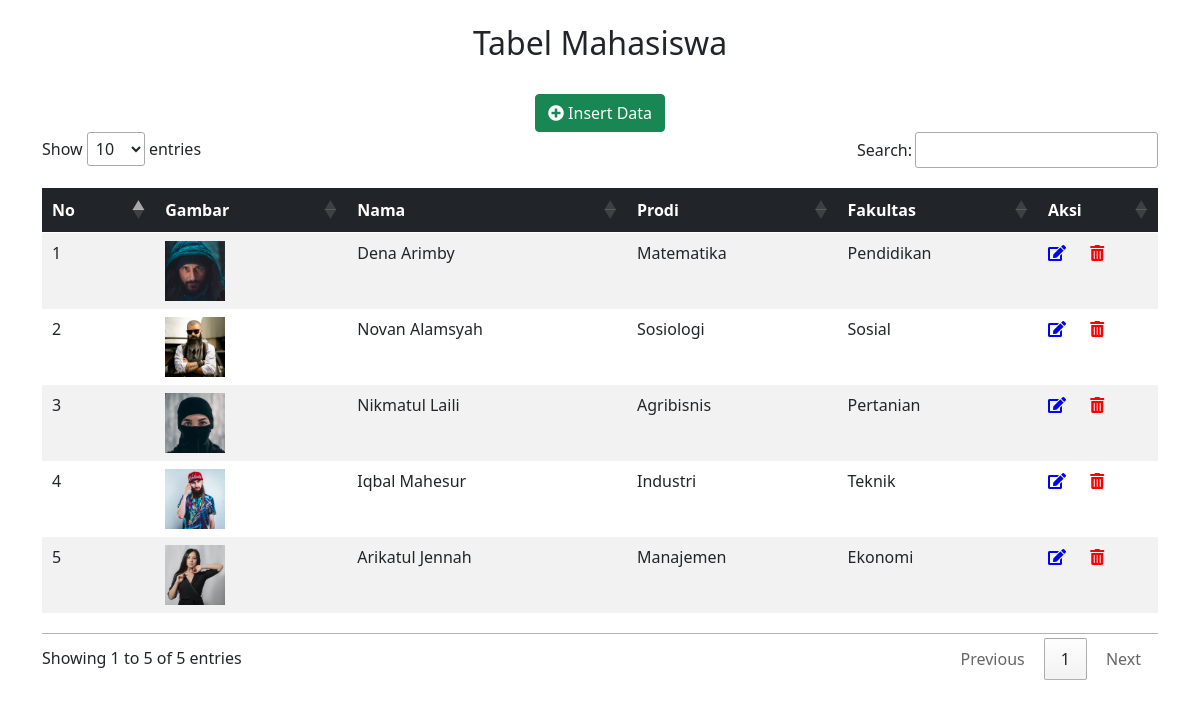
The app's page /combined.php with its own data.
### tables this page shows
CREATE TABLE `mahasiswa` (
  `id` int(11) NOT NULL,
  `gambar` varchar(40) NOT NULL,
  `nama` varchar(30) NOT NULL,
  `prodi` varchar(30) NOT NULL,
  `fakultas` varchar(30) NOT NULL
);

### combined.php (the view, shortened to what this page needs)
<?php
   require "functions.php";
   $result = $conn -> query("SELECT * FROM mahasiswa");
?>
<!DOCTYPE html>
<html lang="en">
<head>
   <link href="https://cdn.jsdelivr.net/npm/bootstrap@5.0.0-beta1/dist/css/bootstrap.min.css"
   rel="stylesheet">
   <link rel="stylesheet" href="https://cdnjs.cloudflare.com/ajax/libs/font-awesome/5.15.2/css/all.min.css">
   <link rel="stylesheet" href="https://cdn.datatables.net/1.10.23/css/jquery.dataTables.min.css">
</head>
<body>
   <div class="container mt-4">
      <h2 class="text-center">Tabel Mahasiswa</h2><br>
      <button type="button" class="btn btn-success mx-auto" data-bs-toggle="modal" data-bs-target="#create"
         style="display: block;">
         <i class="fas fa-plus-circle"></i>&nbsp;Insert Data
      </button>
      <table class="table table-striped table-borderless" id="myTable" style="padding: 20px 0;">
         <thead class="table-dark">
            <tr>
               <th>No</th>
               <th>Gambar</th>
               <th>Nama</th>
               <th>Prodi</th>
               <th>Fakultas</th>
               <th>Aksi</th>
            </tr>
         </thead>
         <tbody>
            <?php $i = 1 ?>
            <?php while($row = $result -> fetch_assoc()) : ?>
               <tr>
                  <td><?= $i++ ?></td>
                  <td><img src="img/<?= $row['gambar'] ?>" alt="Gambar" width="60"></td>
                  <td><?= $row["nama"] ?></td>
                  <td><?= $row["prodi"] ?></td>
                  <td><?= $row["fakultas"] ?></td>
                  <td width="100">
                     <a href="" data-bs-toggle="modal" data-bs-target="#id<?= $row["id"] ?>" style="text-decoration: none">
                        <i class="fas fa-edit" style="color: blue"></i>
                     </a> &emsp;
                     <a href="delete.php?id=<?= $row['id'] ?>" onclick="return confirm('Yakin?')"
                        style="text-decoration: none">
                        <i class="fas fa-trash-alt" style="color: red"></i>
                     </a>
                  </td>
               </tr>
            <?php endwhile ?>
         </tbody>
      </table>
   </div>
</body>
</html>

### records on screen
mahasiswa: gambar (picture), nama "Dena Arimby", prodi "Matematika", fakultas "Pendidikan"
mahasiswa: gambar (picture), nama "Novan Alamsyah", prodi "Sosiologi", fakultas "Sosial"
mahasiswa: gambar (picture), nama "Nikmatul Laili", prodi "Agribisnis", fakultas "Pertanian"
mahasiswa: gambar (picture), nama "Iqbal Mahesur", prodi "Industri", fakultas "Teknik"
mahasiswa: gambar (picture), nama "Arikatul Jennah", prodi "Manajemen", fakultas "Ekonomi"
